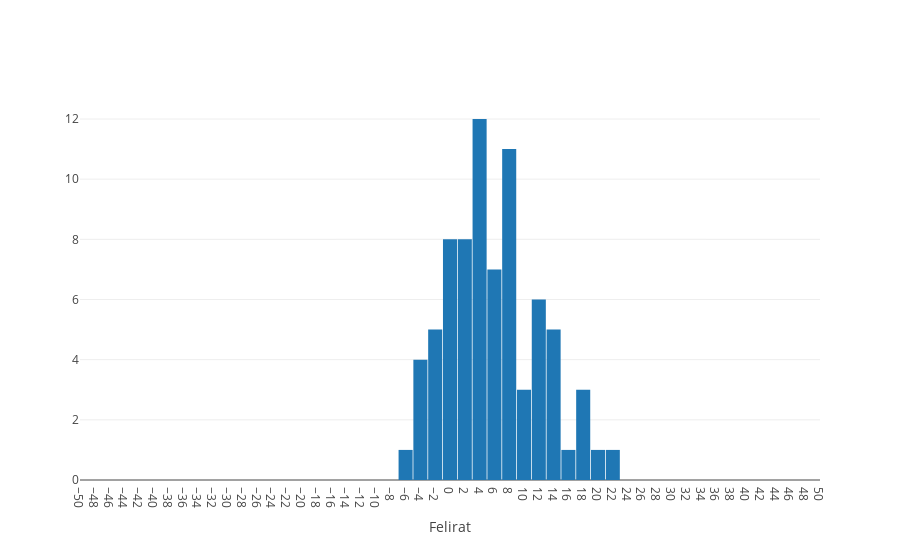

The notebook cell this image was saved under:
### Markdown cell above
# Hiba

### Code cell
iplt(tk.calc_error_Omentes(GRSA,rhoAA,CapacityA,refx,linf(refx* 1e6,params[0]),detailOn=False,runNb=30))

### Figure 1 — Plotly figure (JSON) as saved in the notebook; plotly's stock layout.template omitted (floating-point values rounded to 4 significant figures)
{"data": [{"type": "histogram", "x": [1.081, 1.992, -4.135, 11.62, 5.709, 3.247, -0.0802, 18.05, 7.998, 1.488, 13.29, 13.86, 11.57, 5.208, -1.036, -0.9179, 2.586, 5.686, -0.08426, 3.589, -2.675, 8.592, 6.867, 4.522, 3.772, -3.176, 8.439, 13.97, 8.47, 13.41, 11.52, 6.702, 2.699, -0.4834, 9.891, 2.694, 8.731, 3.881, 7.055, 3.239, -0.433, -4.789, 2.779, 0.9212, 17.78, 10.13, 4.645, 20.38, 11.99, 3.132, 18.56, 3.333, -2.791, 2.577, 21.96, 11.59, 6.14, 3.916, 0.6882, -2.641, 5.383, -1.076, -0.2377, -3.499, 13.33, 9.363, 4.431, 4.987, 8.994, 8.705, 8.43, 12.81, -5.243, 15.18, 8.021, 8.472], "xbins": {"end": 49, "size": 2, "start": -49}}], "layout": {"bargap": 0.05, "xaxis1": {"dtick": 2, "range": [-50, 50], "tick0": -50, "title": "Felirat"}}}
